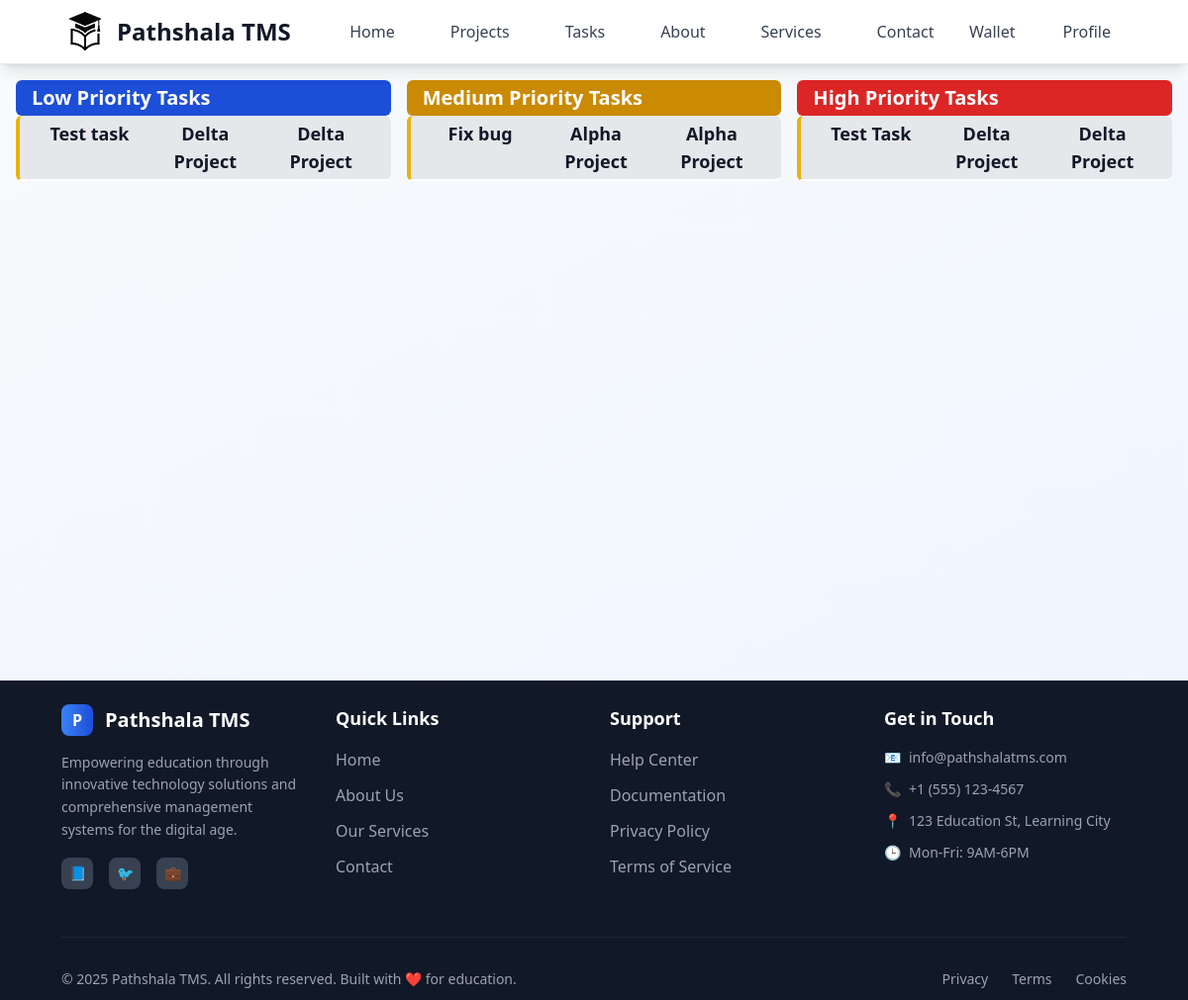
The app's page /employee/tasks/ (signed in), older data.
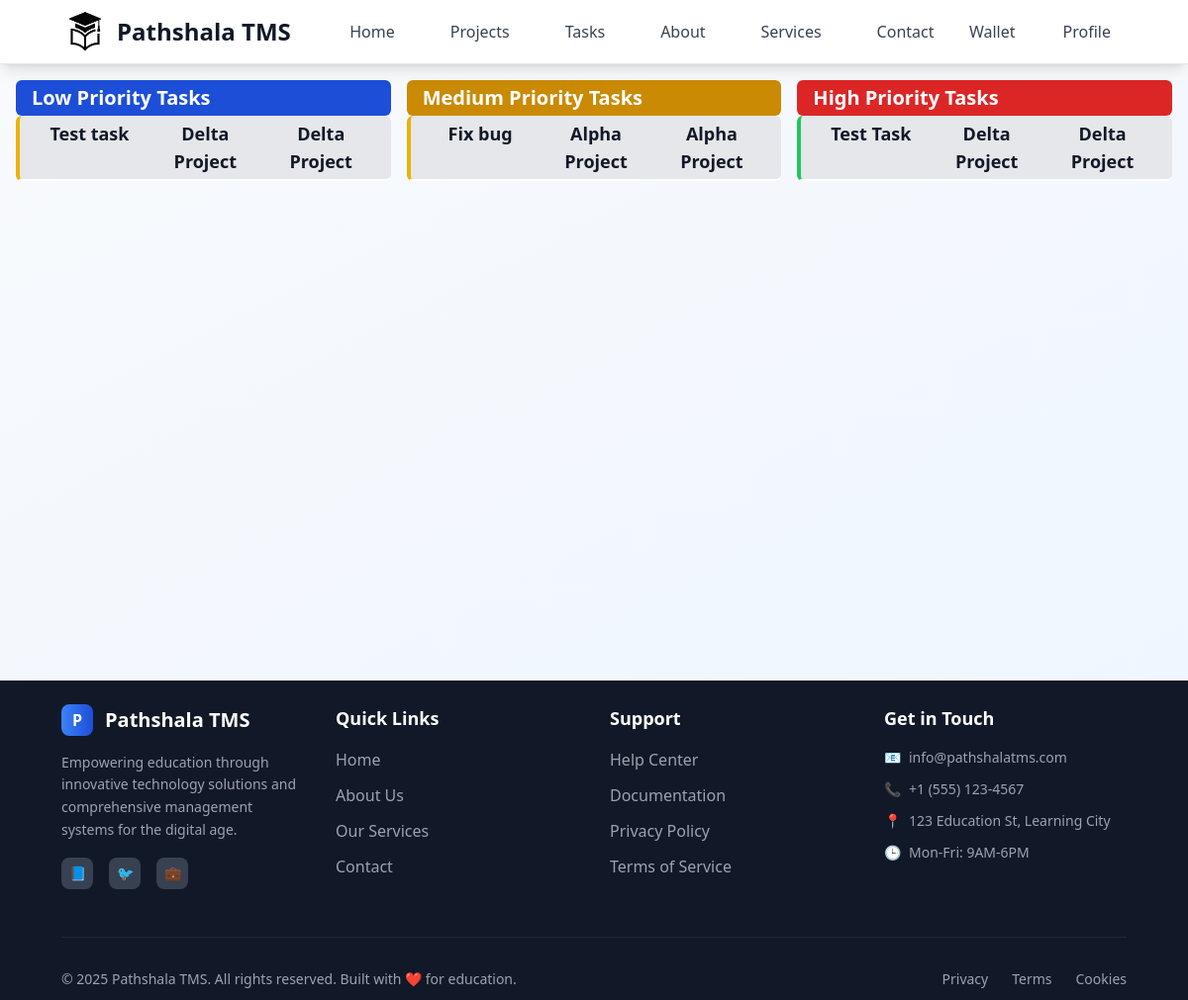
The same page, newer data.
### main/views.py (the view)
# urls.py: path('tasks/', employeeTasks),
@login_required(login_url='/login')
def employeeTasks(request):
    role = request.user.profile.role
    if role == "employee":
        lowTasks = Task.objects.filter(assigned_user = request.user, priority = "Low")
        mediumTasks = Task.objects.filter(assigned_user = request.user, priority = "Medium")
        highTasks = Task.objects.filter(assigned_user= request.user, priority = "High")
        return render(request, 'pages/employee/tasks/task_page.html', {'lowTasks': lowTasks, 'mediumTasks':mediumTasks, 'highTasks': highTasks})
    else:
        return redirect ('/employer/tasks')

### projects/models.py (called while the page is built)
    def __str__(self):
        return self.title

### templates/pages/employee/tasks/task_page.html
{% extends 'layouts/main.html' %}
{% block content %}
<div class="grid grid-cols-3 gap-4 my-4 mx-4">
    <div class="">
        <div class="text-xl px-4 py-1 font-bold text-white rounded-md bg-blue-700">Low Priority Tasks</div>
        <div class="rounded-lg">
            {% for task in lowTasks %}
            <a href="/employee/task/{{task.id}}"
                class="grid grid-cols-3 gap-2 rounded-md text-center text-lg font-semibold px-4 text-gray-900 py-1 border-l-4 border-b-2 border-b-white bg-gray-200 hover:bg-gray-300 hover:scale-[101%] duration-300
                        {% if task.status == 'Canceled' %} text-red-500
        {% elif task.status == 'Completed' %} border-l-green-500
        {% elif task.status == 'Pending' %} border-l-yellow-500
        {% elif task.status == 'In Progress' %} border-l-blue-500
        {% else %} border-l-purple-500
        {% endif %}">
                <div class="">{{ task.title }}</div>
                <div>{{task.project.title}} </div>
                <div class=""> {{task.project}}
                </div>
            </a>
            {% endfor %}
        </div>
    </div>
    <div class="">
        <div class="text-xl px-4 py-1 font-bold text-white rounded-md bg-yellow-600">Medium Priority Tasks</div>
        <div class="rounded-lg">
            {% for task in mediumTasks %}
            <a href="/employee/task/{{task.id}}"
                class="grid grid-cols-3 gap-2 rounded-md text-center text-lg font-semibold px-4 text-gray-900 py-1 border-l-4 border-b-2 border-b-white bg-gray-200 hover:bg-gray-300 hover:scale-[101%] duration-300
                        {% if task.status == 'Canceled' %} border-l-red-500
        {% elif task.status == 'Completed' %} border-l-green-500
        {% elif task.status == 'Pending' %} border-l-yellow-500
        {% elif task.status == 'In Progress' %} border-l-blue-500
        {% else %} border-l-purple-500
        {% endif %}">
                <div class="">{{ task.title }}</div>
                <div>{{task.project.title}}</div>
                <div class=""> {{task.project}}
                </div>
            </a>
            {% endfor %}
        </div>
    </div>
    <div class="">
        <div class="text-xl px-4 py-1 font-bold text-white rounded-md bg-red-600">High Priority Tasks</div>
        <div class="rounded-lg">
            {% for task in highTasks %}
            <a href="/employee/task/{{task.id}}"
                class="grid grid-cols-3 gap-2 rounded-md text-center text-lg font-semibold px-4 text-gray-900 py-1 border-l-4 border-b-2 border-b-white bg-gray-200 hover:bg-gray-300 hover:scale-[101%] duration-300
                        {% if task.status == 'Canceled' %} border-l-red-500
        {% elif task.status == 'Completed' %} border-l-green-500
        {% elif task.status == 'Pending' %} border-l-yellow-500
        {% elif task.status == 'In Progress' %} border-l-blue-500
        {% else %} border-l-purple-500
        {% endif %}">
                <div class="">{{ task.title }}</div>
                <div>{{task.project.title}}</div>
                <div class=""> {{task.project}}
                </div>
            </a>
            {% endfor %}
        </div>
    </div>
</div>
{% endblock %}

Row changes from the older to the newer data that the page shows:
changed Task "Test Task": status "Pending" → "Completed" (drawn)
